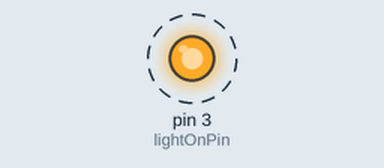
The sketch below on a simulated Arduino Uno, built with avr-gcc and run on an emulated ATmega328P. Parts: output pins drawn as LEDs (lit = HIGH). Dashed ring = blinking.

Above: at 0.2 s.
Timing chart, 0 to 3.0 s (numbered marks = the images above):
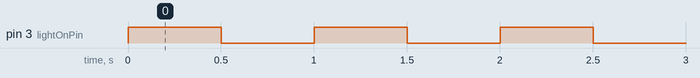

The sketch:

diode_pin_test.ino
```cpp
const int lightOnPin = 3;

void setup() {
  // put your setup code here, to run once:
  pinMode(lightOnPin, OUTPUT);

}

void loop() {
  // put your main code here, to run repeatedly:
  digitalWrite(lightOnPin, HIGH);
  delay(500);
  digitalWrite(lightOnPin, LOW);
  delay(500);

}
```

Measured:
- by itself, pin 3 (lightOnPin): alternates HIGH for 0.50 s and LOW for 0.50 s
